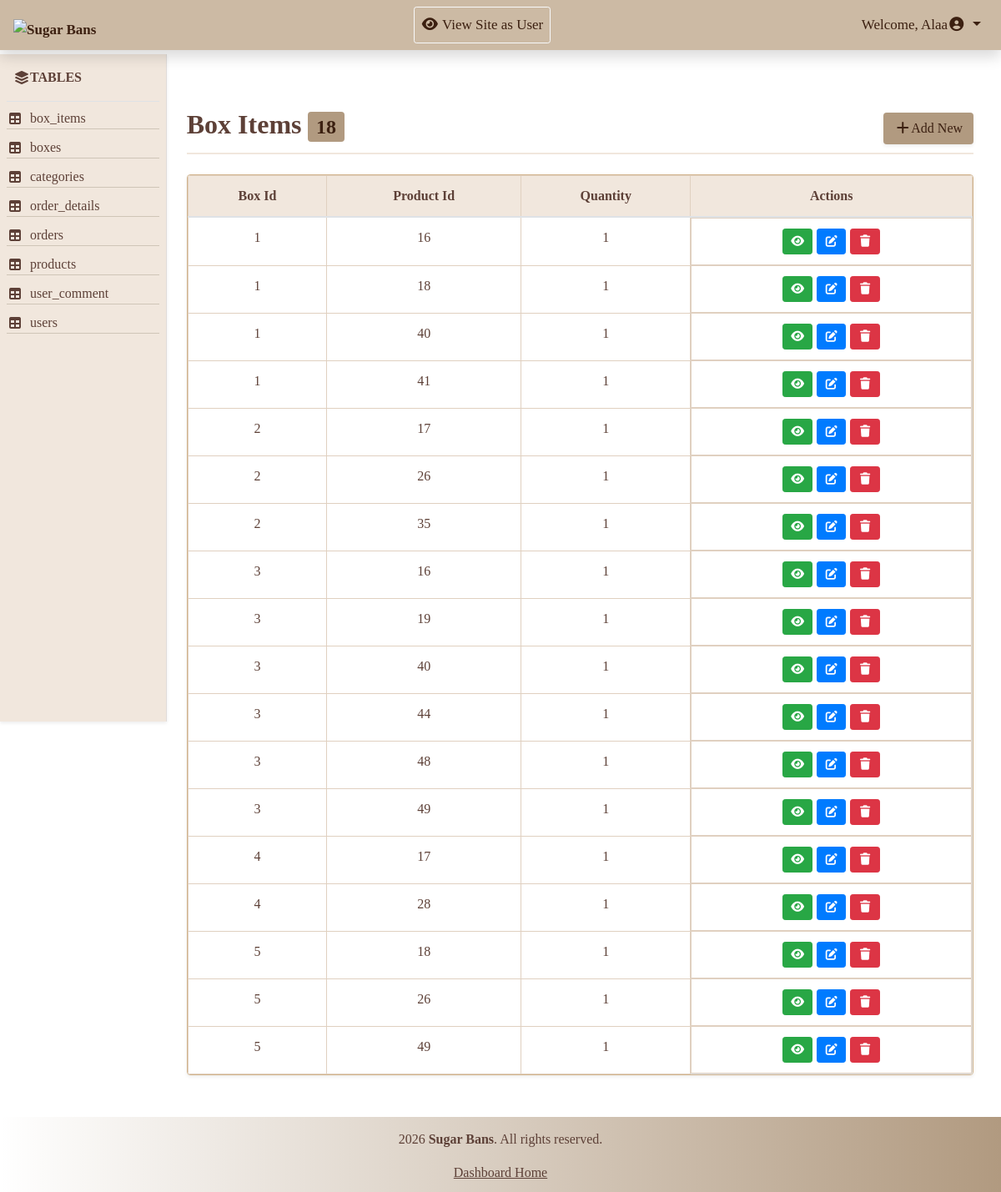
Screenshot of /Admin/view_table.php?table=box_items (signed in) with the database file from the repository.
### tables this page shows
CREATE TABLE `box_items` (
  `box_id` int(11) NOT NULL,
  `product_id` int(11) NOT NULL,
  `quantity` int(11) NOT NULL DEFAULT 1
);

### Admin/view_table.php (the view, shortened to what this page needs)
<?php
include 'includes/db/db.php';
include 'includes/temp/header.php';
include 'includes/temp/navbar.php';
?>
    <div class="row mx-3">
        <?php include 'includes/temp/aside.php'; ?>
        <main class="col-md-10">
            <?php
            $displayTitle = "";
            if (isset($_GET['table'])) {
                $currentTable = $_GET['table'];
                $spaceName = str_replace('_', ' ', $currentTable);
                $displayTitle = ucwords($spaceName);
            }
            $statement = $connect->prepare("SELECT * FROM $currentTable");
            $statement->execute();
            $currentTableCount =$statement->rowCount();
            $result = $statement->fetchAll(PDO::FETCH_ASSOC);
            $columns = [];
            if (!empty($result)) {
                $columns = array_slice(array_keys($result[0]), 0, 3);
            }
            ?>
            <div class="d-flex justify-content-between align-items-center div-title">
                <h2 class="table-title" ><?php echo $displayTitle;?> <span class="badge"><?php echo $currentTableCount;?></span></h2>
                <a href="action.php?action=add&table=<?php echo $currentTable; ?>"class="btn shadow-sm btn-add"><i class="fa-solid fa-plus"></i>Add New</a>
            </div>
            <div class="card shadow-sm mt-4 overflow-hidden">
                    <table class="table table-hover mb-0 w-100 border 1px">
                        <thead>
                            <tr>
                                <?php foreach ($columns as $col){?>
                                    <th><?php echo ucwords(str_replace('_', ' ', $col)); ?></th>
                                    <?php } ?>
                                    <th>Actions</th>
                            </tr>
                        </thead>
                        <tbody>
                            <?php foreach ($result as $row){ ?>
                                <tr>
                                    <?php foreach ($columns as $col){ ?>
                                    <td><?php echo $row[$col]; ?></td>
                                        <?php } ?>
                                    <td class="d-flex flex-md-nowrap justify-content-center operation">
                                        <a href="action.php?action=show&table=<?php echo $currentTable; ?>&id=<?php echo array_values($row)[0]; ?>" class="btn btn-sm btn-success"><i class="fa-solid fa-eye"></i></a>
                                        <a href="action.php?action=edit&table=<?php echo $currentTable; ?>&id=<?php echo array_values($row)[0]; ?>" class="btn btn-sm btn-primary"><i class="fa-solid fa-pen-to-square"></i></a>
                                        <a href="action.php?action=delete&table=<?php echo $currentTable; ?>&id=<?php echo array_values($row)[0]; ?>" class="btn btn-sm btn-danger" onclick= "return confirm('Are you sure you want to delete this?')"><i class="fa-solid fa-trash"></i></a>
                                   </td>
                               </tr>
                            <?php } ?>
                        </tbody>
                    </table>
                </div>
        </main>
    </div>
<?php
include 'includes/temp/footer.php';
?>

### Admin/includes/temp/header.php (shortened to what this page needs)
<!DOCTYPE html>
<html lang="en">
<head>
    <link rel="stylesheet" href="includes/assets/css/bootstrap.min.css">
    <link rel="stylesheet" href="includes/assets/css/all.css">
    <link rel="stylesheet" href="includes/assets/css/style.css">
</head>
<body>

### Admin/includes/temp/navbar.php (shortened to what this page needs)
<nav class="navbar navbar-expand-md navbar-light shadow">
    <a class="navbar-brand font-weight-bold" href="dashboard.php">
        <img src="includes/assets/img/ChatGPT Image Mar 31, 2026, 09_50_31 PM.png" height="45px" alt="Sugar Bans">
    </a>
    <div class="collapse navbar-collapse" id="adminNavbar">
        <ul class="navbar-nav ml-auto">
            <li class="nav-item">
                <a class="nav-link btn btn-outline-light btn-sm " href="../index.php" target="_blank">
                    <i class="fas fa-eye"></i><span> View Site as User</span>
                </a>
            </li>
        </ul>
        <ul class="navbar-nav ml-auto">
            <li class="nav-item dropdown">
                <a class="nav-link dropdown-toggle" href="#" id="navbarDropdown" data-toggle="dropdown">
                    <span>Welcome, <?php echo $_SESSION['user_fname']; ?></span><i class="fas fa-user-circle"></i>
                </a>
            </li>
        </ul>
    </div>
</nav>

### Admin/includes/temp/aside.php (shortened to what this page needs)
<aside class="col-md-2 side-wrapper px-2 shadow-sm">
    <div class="py-3 px-2 font-weight-bold border-bottom d-flex align-items-center">
        <i class="fas fa-layer-group"></i><span> TABLES</span>
    </div>
    <div class="mt-2">
        <?php
        try {
            $stmt = $connect->prepare("SHOW TABLES");
            $stmt->execute();
            while ($row = $stmt->fetchColumn()) {
                echo"<a href='view_table.php?table=$row' class='side-item d-flex align-items-center'>
                        <i class='fas fa-table mr-2'></i>$row</a>";
            }
        }
        catch (PDOException $e) {
            echo "<div class='p-3 text-danger'>Error: " . $e->getMessage() . "</div>";
        }
        ?>
    </div>
</aside>

### Admin/includes/temp/footer.php (shortened to what this page needs)
<footer >
        <p>2026 <strong>Sugar Bans</strong>. All rights reserved.</p>
            <a href="dashboard.php">Dashboard Home</a>
</footer>
</body>
</html>

### Admin/includes/assets/css/style.css (style rules this page uses)
* { margin: 0; padding: 0; box-sizing: border-box; }
body { font-family:Georgia, 'Times New Roman', Times, serif; }
nav { width: 100%; background-color: #ccbaa4 ; position:fixed !important; top: 0; z-index: 10000; }
nav img { height: 90px; width: auto; margin-top: -20px; margin-bottom: -30px; z-index: 10; position: relative; }
nav a { color: #3c2011 !important; font-size: 17px !important; }
.side-wrapper { position:fixed; top: 65px; left: 0; z-index: 100; min-height: 100vh; border-right: 1px solid #e0dcd9; background-color: #f1e7dd; color: #5d4037 ; }
.side-item { display: block; color: #5d4037 ; transition: 0.3s; border-bottom: 1px solid rgba(90, 77, 52, 0.225); margin-bottom: 10px; }
main { margin-top: 130px; margin-bottom: 50px; margin-left: 16.5%; padding-right:5px ; min-height: calc(100vh - 90px - 180px); }
.div-title { border-bottom: 2px solid #f1e7dd; padding-bottom: 5px; }
.table-title { color: #5d4037; font-weight: bold; }
.btn-add { background-color:#b19a80; color: #3c2011 ; }
.badge { background-color:#b19a80; color: #3c2011 ; }
.table ,.card { color: #5d4037; border-color: #d2b48c; }
.table th, .table td { border: 1px solid #e0d0c0; text-align: center; }
.table th { background-color: #f1e7dd ; }
.operation { gap:5px; margin: auto; }
footer { width: 100%; height: 90px; padding: 15px 0; background-color: #b19a80; color: #5d4037; text-align: center; background: linear-gradient(to right, transparent, #b19a80); }
footer a { color: #5d4037; text-decoration: underline; display: block; transition: 0.5s; justify-content: space-around; }

### rows the page displays
box_items: box "1", product "16", quantity "1"
box_items: box "1", product "18", quantity "1"
box_items: box "1", product "40", quantity "1"
box_items: box "1", product "41", quantity "1"
box_items: box "2", product "17", quantity "1"
box_items: box "2", product "26", quantity "1"
box_items: box "2", product "35", quantity "1"
box_items: box "3", product "16", quantity "1"
box_items: box "3", product "19", quantity "1"
box_items: box "3", product "40", quantity "1"
box_items: box "3", product "44", quantity "1"
box_items: box "3", product "48", quantity "1"
box_items: box "3", product "49", quantity "1"
box_items: box "4", product "17", quantity "1"
box_items: box "4", product "28", quantity "1"
box_items: box "5", product "18", quantity "1"
box_items: box "5", product "26", quantity "1"
box_items: box "5", product "49", quantity "1"

### other values shown
$_SESSION['user_fname'] "Alaa"
$row "box_items"
$row "boxes"
$row "categories"
$row "order_details"
$row "orders"
$row "products"
$row "user_comment"
$row "users"
$displayTitle "Box Items"
$currentTableCount "18"
str_replace('_', ' ', $col) "Box Id"
str_replace('_', ' ', $col) "Product Id"
str_replace('_', ' ', $col) "Quantity"
